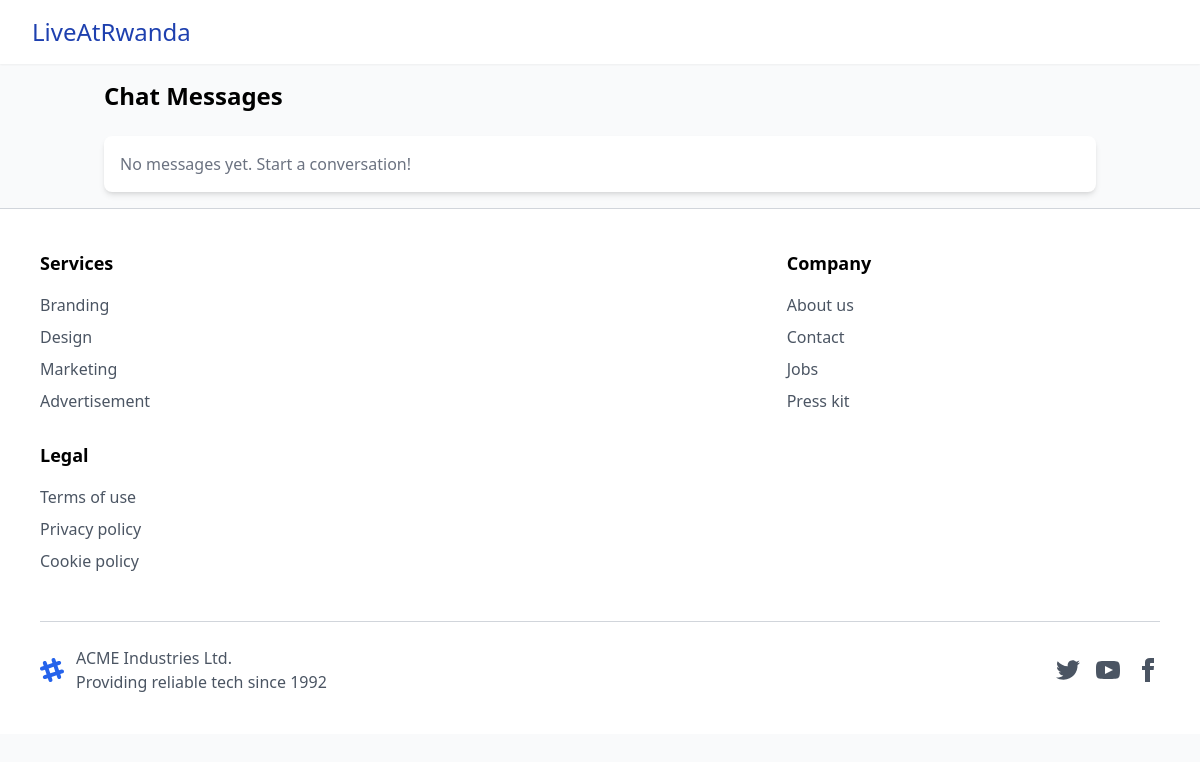
Before: /renter/chatting.php (signed in) with the older database file.
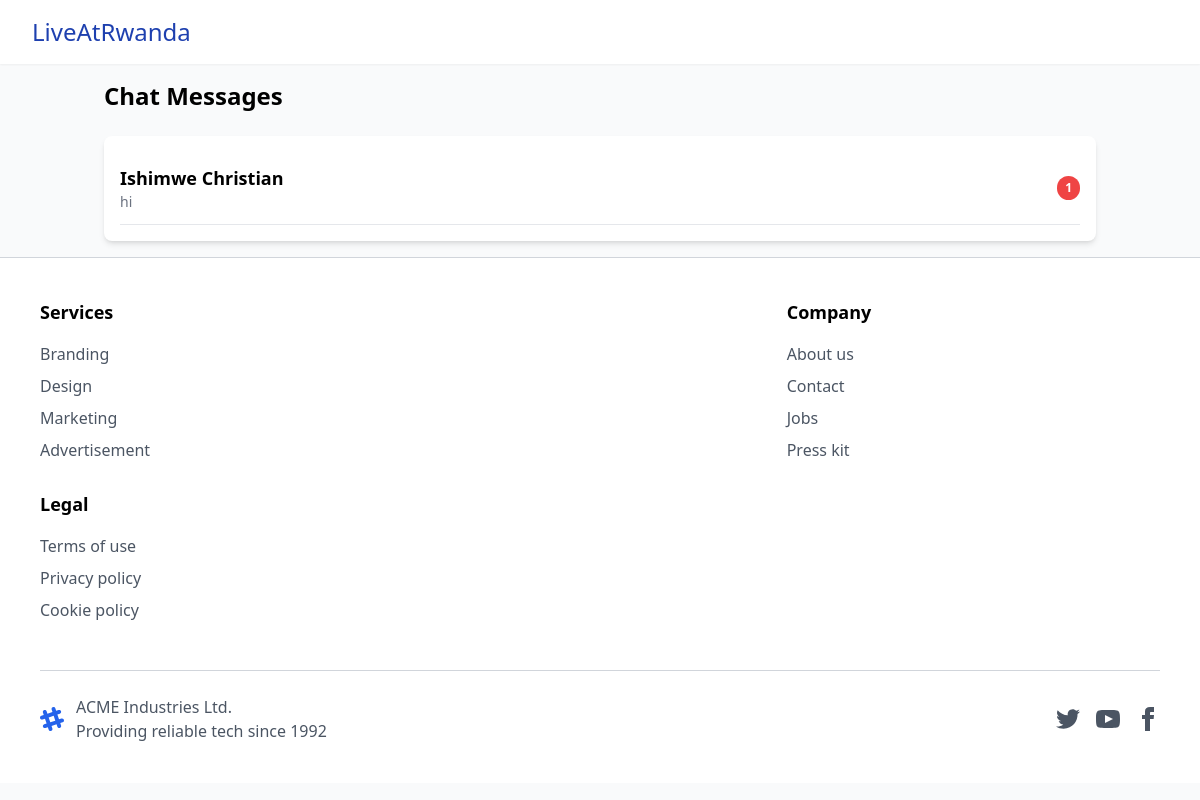
After: the same page with the newer database file.
### tables this page shows
CREATE TABLE `users` (
  `id` int(11) NOT NULL,
  `name` varchar(255) NOT NULL,
  `email` varchar(255) NOT NULL,
  `phone` varchar(50) NOT NULL,
  `password` varchar(255) NOT NULL,
  `business_type` varchar(255) NOT NULL,
  `image` text NOT NULL,
  `created_at` datetime NOT NULL,
  `updated_at` datetime DEFAULT NULL
);

### renter/chatting.php (the view, shortened to what this page needs)
<?php
require '../config/connection.php';
$user_id = $_SESSION['user_id'];
$sql = "SELECT u.id, u.name, u.email, MAX(m.message) AS last_message, MAX(m.created_at) AS last_time,
               SUM(CASE WHEN m.receiver_id = ? AND m.is_read = 0 THEN 1 ELSE 0 END) AS unread_count
        FROM messages m
        JOIN users u ON (m.sender_id = u.id OR m.receiver_id = u.id) AND u.id != ?
        WHERE m.sender_id = ? OR m.receiver_id = ?
        GROUP BY u.id, u.name, u.email
        ORDER BY last_time DESC";
$stmt = $conn->prepare($sql);
$stmt->bind_param("iiii", $user_id, $user_id, $user_id, $user_id);
$stmt->execute();
$result = $stmt->get_result();
$messages = $result->fetch_all(MYSQLI_ASSOC);
?>
<!DOCTYPE html>
<html lang="en">
<head>
    <script src="https://cdn.tailwindcss.com"></script>
</head>
<body class="bg-gray-50">
<?php include './include/navbar.php' ?>
    <div class="container mx-auto p-4">
        <h1 class="text-2xl font-bold mb-6">Chat Messages</h1>
        <div class="bg-white shadow-md rounded-lg p-4">
            <?php if (empty($messages)): ?>
                <p class="text-gray-500">No messages yet. Start a conversation!</p>
            <?php else: ?>
                <ul>
                    <?php foreach ($messages as $chat): ?>
                        <li class="border-b py-3 flex justify-between items-center">
                            <a href="message.php?receiver_id=<?= $chat['id'] ?>" class="flex items-center w-full">
                                <div class="flex-1">
                                    <h2 class="text-lg font-semibold"><?= htmlspecialchars($chat['name']) ?></h2>
                                    <p class="text-sm text-gray-500"><?= htmlspecialchars($chat['last_message']) ?></p>
                                </div>
                                <?php if ($chat['unread_count'] > 0): ?>
                                    <span class="bg-red-500 text-white text-xs font-bold px-2 py-1 rounded-full">
                                        <?= $chat['unread_count'] ?>
                                    </span>
                                <?php endif; ?>
                            </a>
                        </li>
                    <?php endforeach; ?>
                </ul>
            <?php endif; ?>
        </div>
    </div>
    <?php include './include/footer.php' ?>
</body>
</html>

Changed rows visible on the page:
added users: name "Ishimwe Christian", last_message "hi", unread_count "1"
Other visible differences:
text no longer shown: "No messages yet. Start a conversation!"
